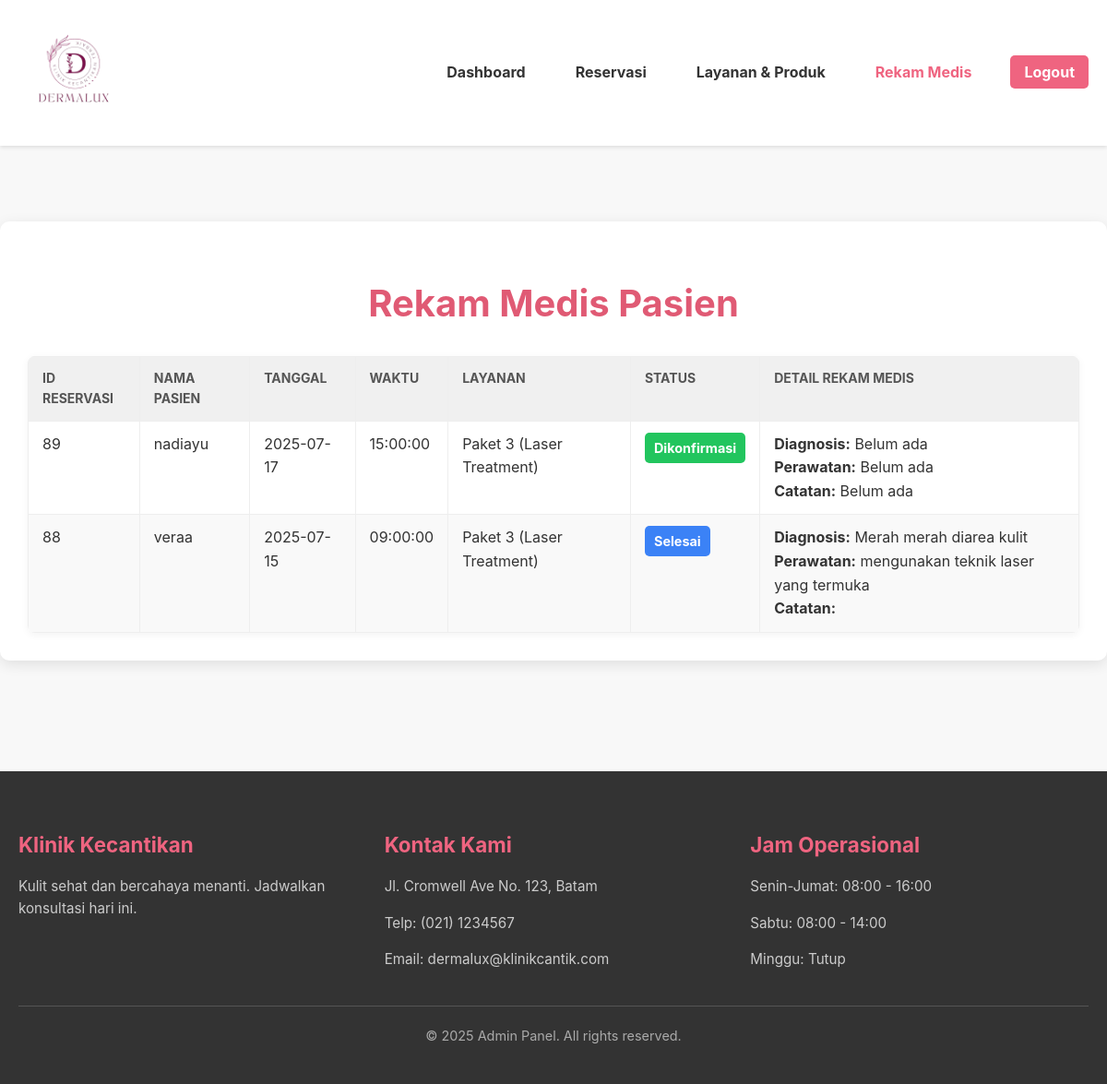
/admin/Rekamedis-A.php, run on the app's committed database.
### tables this page shows
CREATE TABLE `reservations` (
  `reservation_id` int(11) NOT NULL,
  `customer_id` int(11) DEFAULT NULL,
  `service_id` int(11) DEFAULT NULL,
  `reservation_date` date NOT NULL,
  `reservation_time` time NOT NULL,
  `total_price` decimal(10,2) NOT NULL,
  `status` enum('Pending','Dikonfirmasi','Selesai','Dibatalkan') DEFAULT 'Pending',
  `created_at` timestamp NOT NULL DEFAULT current_timestamp(),
  `doctor_id` int(11) DEFAULT NULL
);

CREATE TABLE `user` (
  `user_id` int(11) NOT NULL,
  `name` varchar(255) NOT NULL,
  `email` varchar(255) NOT NULL,
  `password` varchar(255) NOT NULL,
  `role` enum('pasien','admin','dokter') DEFAULT 'pasien'
);

CREATE TABLE `services` (
  `service_id` int(11) NOT NULL,
  `service_name` varchar(255) NOT NULL,
  `price` decimal(10,2) NOT NULL,
  `image_url` varchar(255) DEFAULT NULL,
  `description` text DEFAULT NULL,
  `duration` varchar(255) DEFAULT NULL,
  `includes` text DEFAULT NULL
);

CREATE TABLE `rekamedis` (
  `record_id` int(11) NOT NULL,
  `reservation_id` int(11) DEFAULT NULL,
  `doctor_id` int(11) DEFAULT NULL,
  `notes` text DEFAULT NULL,
  `diagnosis` text DEFAULT NULL,
  `treatment_details` text DEFAULT NULL,
  `created_at` timestamp NOT NULL DEFAULT current_timestamp(),
  `updated_at` timestamp NOT NULL DEFAULT current_timestamp() ON UPDATE current_timestamp()
);

### admin/Rekamedis-A.php (the view, shortened to what this page needs)
<?php
include __DIR__ . '/../koneksi/config.php';
$sql_rekam_medis_list = "
    SELECT
        R.reservation_id,
        U.name AS customer_name,
        R.reservation_date,
        R.reservation_time,
        S.service_name,
        R.status,
        RM.diagnosis,
        RM.treatment_details,
        RM.notes
    FROM
        reservations AS R
    LEFT JOIN
        user AS U ON R.customer_id = U.user_id
    LEFT JOIN
        services AS S ON R.service_id = S.service_id
    LEFT JOIN
        rekamedis AS RM ON R.reservation_id = RM.reservation_id
    WHERE R.status IN ('Dikonfirmasi', 'Selesai') -- Hanya tampilkan yang sudah dikonfirmasi atau selesai
    ORDER BY
        R.reservation_date DESC, R.reservation_time DESC";
$result_rekam_medis_list = $conn->query($sql_rekam_medis_list);
$medicalRecords = [];
if ($result_rekam_medis_list === FALSE) {
    error_log("Error pada query Rekam Medis List: " . $conn->error);
    echo "<p style='color: red; text-align: center;'>Terjadi kesalahan saat mengambil data rekam medis. Silakan coba lagi nanti.</p>";
} else {
    if ($result_rekam_medis_list->num_rows > 0) {
        while ($row = $result_rekam_medis_list->fetch_assoc()) {
            $medicalRecords[] = $row;
        }
    }
}
?>
<!DOCTYPE html>
<html lang="id">
<head>
    <link rel="stylesheet" href="style-A.css">
</head>
<body>
    <header>
        <div class="container">
            <div class="logo">
                <img src="../imgs/logo.png" alt="logo">
            </div>
            <nav>
                <ul>
                    <li><a href="Dasboard-A.php">Dashboard</a></li>
                    <li><a href="reservasi.php">Reservasi</a></li>
                    <li><a href="Layanan-produk.php">Layanan & Produk</a></li>
                    <li><a href="Rekamedis-A.php" class="active">Rekam Medis</a></li>
                    <li><a href="logout.php" class="login-btn">Logout</a></li>
                </ul>
            </nav>
        </div>
    </header>
    <main class="main-content">
        <div class="medical-record-list-container">
            <h1 class="section-title">Rekam Medis Pasien</h1>
            <?php if (empty($medicalRecords)): ?>
                <p class="empty-status-message">Belum ada rekam medis yang tercatat dengan status Dikonfirmasi atau Selesai.</p>
            <?php else: ?>
                <table class="status-table">
                    <thead>
                        <tr>
                            <th>ID Reservasi</th>
                            <th>Nama Pasien</th>
                            <th>Tanggal</th>
                            <th>Waktu</th>
                            <th>Layanan</th>
                            <th>Status</th>
                            <th>Detail Rekam Medis</th>
                        </tr>
                    </thead>
                    <tbody>
                        <?php foreach ($medicalRecords as $record): ?>
                            <tr>
                                <td data-label="ID Reservasi"><?php echo htmlspecialchars($record['reservation_id']); ?></td>
                                <td data-label="Nama Pasien"><?php echo htmlspecialchars($record['customer_name'] ?? 'N/A'); ?></td>
                                <td data-label="Tanggal"><?php echo htmlspecialchars($record['reservation_date']); ?></td>
                                <td data-label="Waktu"><?php echo htmlspecialchars($record['reservation_time']); ?></td>
                                <td data-label="Layanan"><?php echo htmlspecialchars($record['service_name'] ?? 'N/A'); ?></td>
                                <td data-label="Status">
                                    <?php
                                        $status_text = htmlspecialchars($record['status']);
                                        $status_class = strtolower($status_text);
                                    ?>
                                    <span class="status-badge <?php echo $status_class; ?>"><?php echo ucfirst($status_text); ?></span>
                                </td>
                                <td data-label="Detail Rekam Medis">
                                    <strong>Diagnosis:</strong> <?php echo htmlspecialchars($record['diagnosis'] ?? 'Belum ada'); ?><br>
                                    <strong>Perawatan:</strong> <?php echo htmlspecialchars($record['treatment_details'] ?? 'Belum ada'); ?><br>
                                    <strong>Catatan:</strong> <?php echo htmlspecialchars($record['notes'] ?? 'Belum ada'); ?>
                                </td>
                            </tr>
                        <?php endforeach; ?>
                    </tbody>
                </table>
            <?php endif; ?>
        </div>
    </main>
 <footer class="main-footer">
        <div class="footer-container">
            <div class="footer-grid">
                <div class="footer-section">
                    <h3 class="section-title">Klinik Kecantikan</h3>
                    <p class="section-text">Kulit sehat dan bercahaya menanti. Jadwalkan konsultasi hari ini.</p>
                </div>
                <div class="footer-section">
                    <h3 class="section-title">Kontak Kami</h3>
                    <p class="section-text">Jl. Cromwell Ave No. 123, Batam</p>
                    <p class="section-text">Telp: (021) 1234567</p>
                    <p class="section-text">Email: dermalux@klinikcantik.com</p>
                </div>
                <div class="footer-section">
                    <h3 class="section-title">Jam Operasional</h3>
                    <p class="section-text">Senin-Jumat: 08:00 - 16:00</p>
                    <p class="section-text">Sabtu: 08:00 - 14:00</p>
                    <p class="section-text">Minggu: Tutup</p>
                </div>
            </div>
            <div class="footer-copyright">
                &copy; 2025 Admin Panel. All rights reserved.
            </div>
        </div>
    </footer>
</body>
</html>

### admin/style-A.css (style rules this page uses)
body { font-family: 'Inter', sans-serif; background-color: #f8f8f8; margin: 0; padding: 0; line-height: 1.6; color: #333; padding-top: 170px; }
.container { max-width: 1200px; margin: 0 auto; padding: 0 20px }
header { background-color: #fff; padding: 15px 0; box-shadow: 0 2px 4px rgba(0, 0, 0, 0.1); position: fixed; width: 100%; top: 0; left: 0; z-index: 1000; }
header .container { display: flex; justify-content: space-between; align-items: center; }
.logo img { max-height: 120px; width: auto; border-radius: 8px; }
nav ul { list-style: none; margin: 0; padding: 0; display: flex; align-items: center; }
nav ul li { margin-left: 30px; }
nav ul li a { text-decoration: none; color: #333; font-weight: bold; transition: color 0.3s ease; border-radius: 8px; padding: 8px 12px; }
nav ul li a:hover, nav ul li a.active { color: #ef6480; }
.login-btn { background-color: #ef6480; color: #fff !important; padding: 8px 15px; border-radius: 5px; text-decoration: none; transition: background-color 0.3s ease; }
.main-content { padding: 40px 0; }
.section-title { font-size: 2.5em; color: #ef6480; margin-bottom: 40px; text-align: center; }
.status-table { width: 100%; border-collapse: collapse; margin-top: 20px; background-color: #fff; border-radius: 8px; overflow: hidden; box-shadow: 0 2px 8px rgba(0, 0, 0, 0.05); }
.status-table th, .status-table td { border: 1px solid #eee; padding: 12px 15px; text-align: left; vertical-align: top; }
.status-table th { background-color: #f0f0f0; color: #555; font-size: 14px; text-transform: uppercase; }
.status-table tbody tr:nth-child(even) { background-color: #f9f9f9; }
.status-badge { display: inline-block; padding: 5px 10px; border-radius: 5px; font-weight: bold; font-size: 0.9em; text-transform: capitalize; }
.status-badge.dikonfirmasi { background-color: #22c55e; color: #fff; }
.status-badge.selesai { background-color: #3b82f6; color: #fff; }
.medical-record-list-container { background-color: #fff; padding: 30px; border-radius: 10px; box-shadow: 0 4px 15px rgba(0, 0, 0, 0.1); max-width: 1200px; margin: 30px auto; }
.medical-record-list-container h1 { color: #e05a74; text-align: center; margin-bottom: 25px; }
.main-footer { background-color: #333; color: #fff; padding: 40px 0; margin-top: 50px; }
.footer-container { max-width: 1200px; margin: 0 auto; padding: 0 20px; }
.footer-grid { display: grid; grid-template-columns: repeat(auto-fit, minmax(250px, 1fr)); gap: 30px; border-bottom: 1px solid #555; padding-bottom: 30px; margin-bottom: 20px; text-align: left; }
.footer-section .section-title { font-size: 1.4em; color: #ef6480; margin-bottom: 15px; text-align: left; }
.footer-section .section-text { font-size: 0.95em; line-height: 1.6; color: #ccc; margin-bottom: 8px; text-align: left; }
.footer-copyright { text-align: center; font-size: 0.9em; color: #aaa; }

### data on the page
reservations: reservation_id "89", customer.name "nadiayu", reservation_date "2025-07-17", reservation_time "15:00:00", service.service_name "Paket 3 (Laser Treatment)", status "Dikonfirmasi", diagnosis "Belum ada", treatment_details "Belum ada", notes "Belum ada"
reservations: reservation_id "88", customer.name "veraa", reservation_date "2025-07-15", reservation_time "09:00:00", service.service_name "Paket 3 (Laser Treatment)", status "Selesai", rekamedis.diagnosis "Merah merah diarea kulit", rekamedis.treatment_details "mengunakan teknik laser yang termuka"
